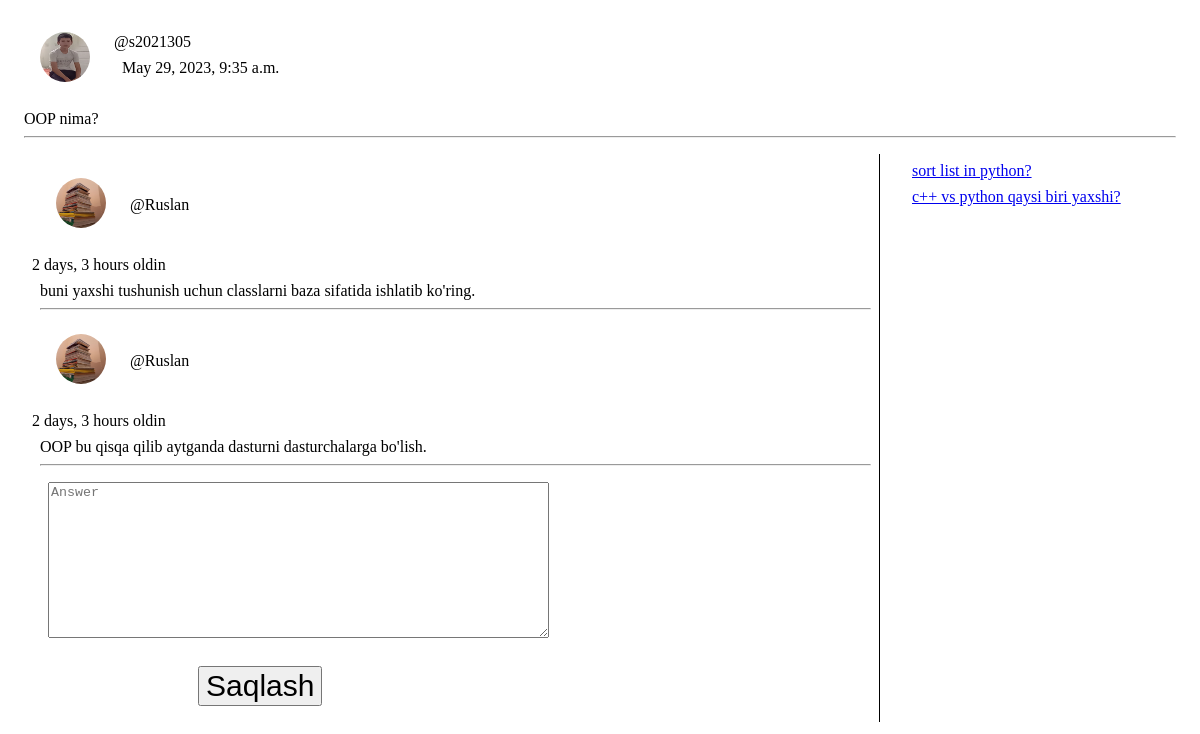
The app's page /room/3/ (signed in) with its own data.
### a1/models.py (models this page shows)
class Question(models.Model):
    user = models.ForeignKey(Profile, on_delete=models.CASCADE)
    question = models.TextField()
    created_time = models.DateTimeField(auto_now_add=True)
    updated_time = models.DateTimeField(auto_now=True)
    def __str__(self):
        return self.question
    class Meta:
        ordering = ['-id']

class Profile(models.Model):
    user = models.OneToOneField(User, on_delete = models.CASCADE)
    image = models.ImageField(upload_to = 'profile_images', default="profile_images/profile.jpg")

class Answer(models.Model):
    user = models.ForeignKey(Profile, on_delete=models.CASCADE)
    question = models.ForeignKey(Question, on_delete=models.CASCADE)
    answer = models.TextField()
    created = models.DateTimeField(auto_now_add = True)
    def __str__(self):
        return self.answer
    class Meta:
        ordering = ['-id']

### a1/views.py (the view, shortened to what this page needs)
# urls.py: path('room/<int:id>/', views.answer, name="room"),
@login_required
def answer(request,id):
    allquestions = Question.objects.all()
    question = Question.objects.get(id=id)
    answers = Answer.objects.filter(question=question)
    context = {
        'question':question,
        'answers':answers,
        'allquestions':allquestions,
    }
    return render(request, 'room.html', context)

### templates/room.html (shortened to what this page needs)
<!DOCTYPE html>
<html lang="en">
<head>
</head>
<body>
    <div class="user">
        <div class="pic"><img src="{{question.user.image.url}}" alt=""></div>
        <div class="name">@{{question.user.user}}
            <p>{{question.created_time}} </p>
        </div>
      </div>
    <p>{{question}}</p>
    <hr>
    <div class="forms">
        <div class="answers">
            {% for i in answers %}
    <div class="user">
        <div class="pic"><img src="{{i.user.image.url}}" alt="{{i.user.image.url}}"></div>
        <div class="name">@{{i.user.user}}</div>
      </div>
      {{i.created|timesince}} oldin
      <p> {{i}}</p>
      <hr>
    {% endfor %}
    <form action="" method="post">
        <textarea name="answer" id="answer" cols="60" rows="10" placeholder="Answer"></textarea>
        <p> <input type="submit" value="Saqlash" id="saver"> </p>
    </form>
        </div>
        <div class="otherquestions">
            {% for i in allquestions %}
              {% if not i == question %}
              <p><a href="{% url 'room' i.id %}">{{i}}</a></p>
              {% endif %}
            {% endfor %}
        </div>
    </div>
</body>
</html>

### templates/room.html (style rules this page uses)
#saver { font-size: 30px; margin-left: 150px; }
* { margin: 8px; }
.user { display: flex; align-items: center; }
img { width: 50px; height: 50px; border-radius: 50%; }
.forms { display: grid; grid-template-columns: 3fr 1fr; }
.answers { border-right: 1px solid black; }

### records on screen
Question: user.image (picture), user.user "s2021305", created_time "May 29, 2023, 9:35 a.m.", question "OOP nima?"
Answer: user.image (picture), user.user "Ruslan", created "2 days, 3 hours", answer "buni yaxshi tushunish uchun classlarni baza sifatida ishlatib ko'ring."
Answer: user.image (picture), user.user "Ruslan", created "2 days, 3 hours", answer "OOP bu qisqa qilib aytganda dasturni dasturchalarga bo'lish."
Question: question "sort list in python?"
Question: question "c++ vs python qaysi biri yaxshi?"
